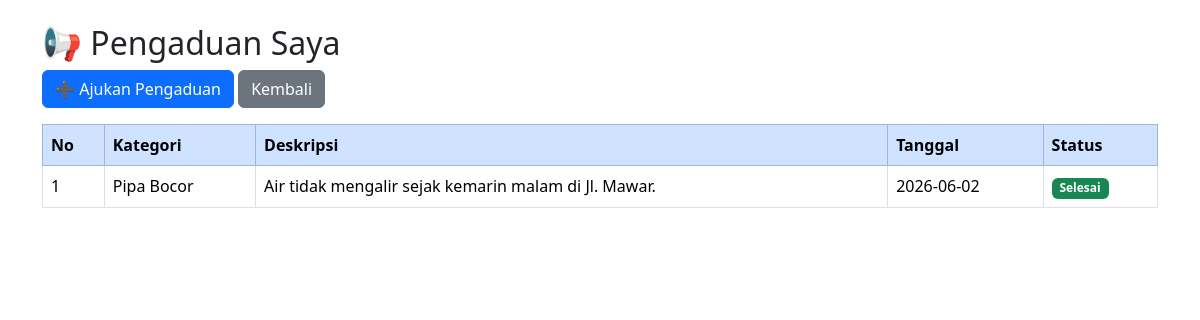
/pengaduan_saya.php (signed in), run on the app's committed database.
### tables this page shows
CREATE TABLE `pengaduan` (
  `id` int(11) NOT NULL,
  `pelanggan_id` int(11) DEFAULT NULL,
  `kategori` varchar(100) DEFAULT NULL,
  `deskripsi` text DEFAULT NULL,
  `foto` varchar(255) DEFAULT NULL,
  `tanggal_pengaduan` date DEFAULT NULL,
  `status` enum('diajukan','diproses','selesai') DEFAULT 'diajukan'
);

### pengaduan_saya.php (the view, shortened to what this page needs)
<?php
include "koneksi.php";
$user_id = $_SESSION['id'];
$data = mysqli_query($conn,"
SELECT pengaduan.*
FROM pengaduan
JOIN pelanggan
ON pengaduan.pelanggan_id = pelanggan.id
WHERE pelanggan.user_id = '$user_id'
ORDER BY pengaduan.id DESC
");
?>
<!DOCTYPE html>
<html>
<head>
<link href="https://cdn.jsdelivr.net/npm/bootstrap@5.3.3/dist/css/bootstrap.min.css" rel="stylesheet">
</head>
<body>
<div class="container mt-4">
<h2>📢 Pengaduan Saya</h2>
<a href="tambah_pengaduan_pelanggan.php"
class="btn btn-primary mb-3">
➕ Ajukan Pengaduan
</a>
<a href="dashboard_pelanggan.php"
class="btn btn-secondary mb-3">
Kembali
</a>
<table class="table table-bordered">
<thead class="table-primary">
<tr>
<th>No</th>
<th>Kategori</th>
<th>Deskripsi</th>
<th>Tanggal</th>
<th>Status</th>
</tr>
</thead>
<tbody>
<?php
$no=1;
while($d=mysqli_fetch_assoc($data))
{
?>
<tr>
<td><?= $no++; ?></td>
<td><?= $d['kategori']; ?></td>
<td><?= $d['deskripsi']; ?></td>
<td><?= $d['tanggal_pengaduan']; ?></td>
<td>
<?php
if($d['status']=="diajukan")
{
echo "<span class='badge bg-secondary'>Diajukan</span>";
}
elseif($d['status']=="diproses")
{
echo "<span class='badge bg-warning'>Diproses</span>";
}
else
{
echo "<span class='badge bg-success'>Selesai</span>";
}
?>
</td>
</tr>
<?php } ?>
</tbody>
</table>
</div>
</body>
</html>

### data on the page
pengaduan: kategori "Pipa Bocor", deskripsi "Air tidak mengalir sejak kemarin malam di Jl. Mawar.", tanggal_pengaduan "2026-06-02", status "Selesai"
